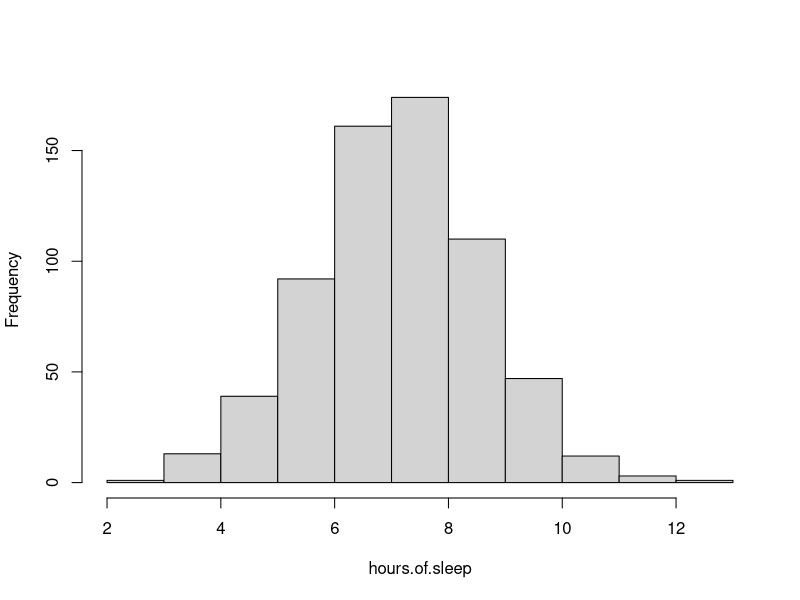
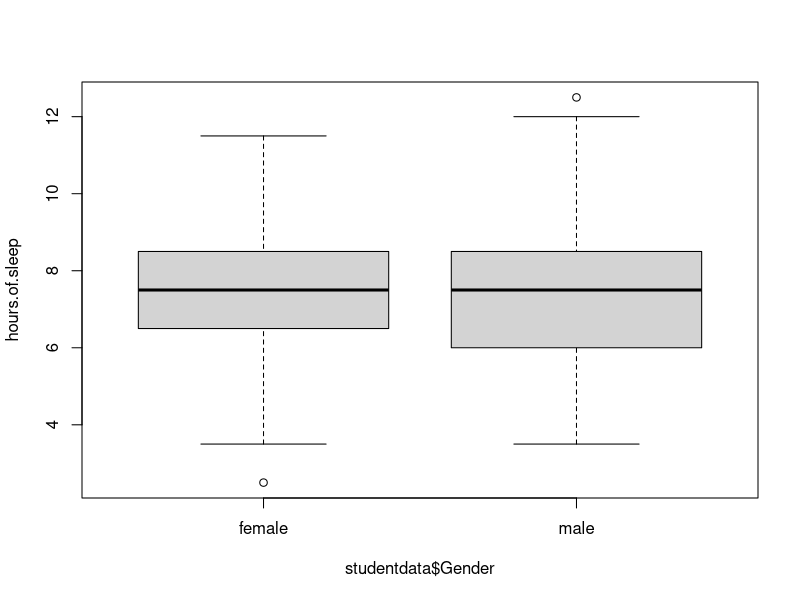
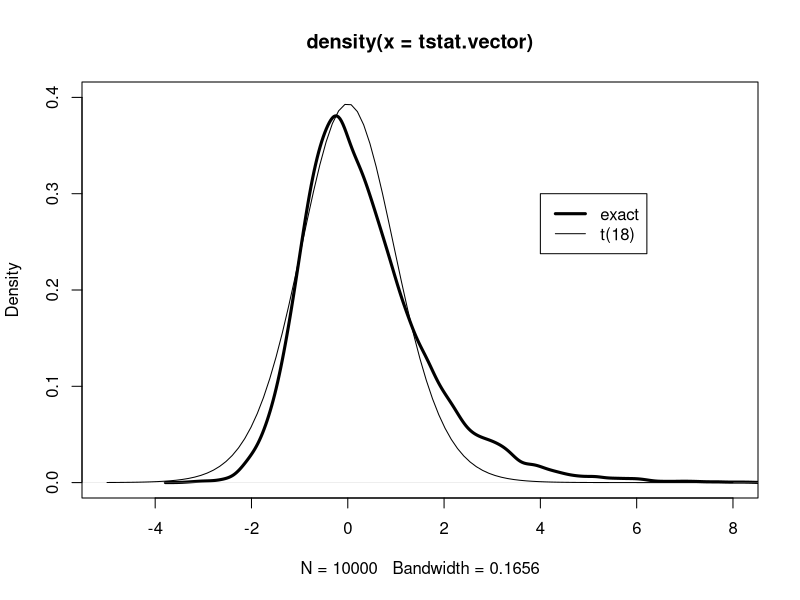
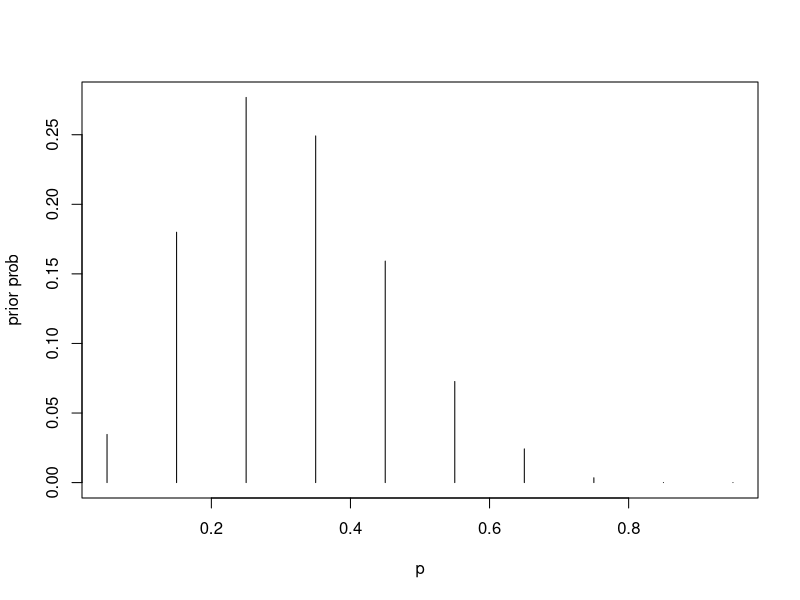
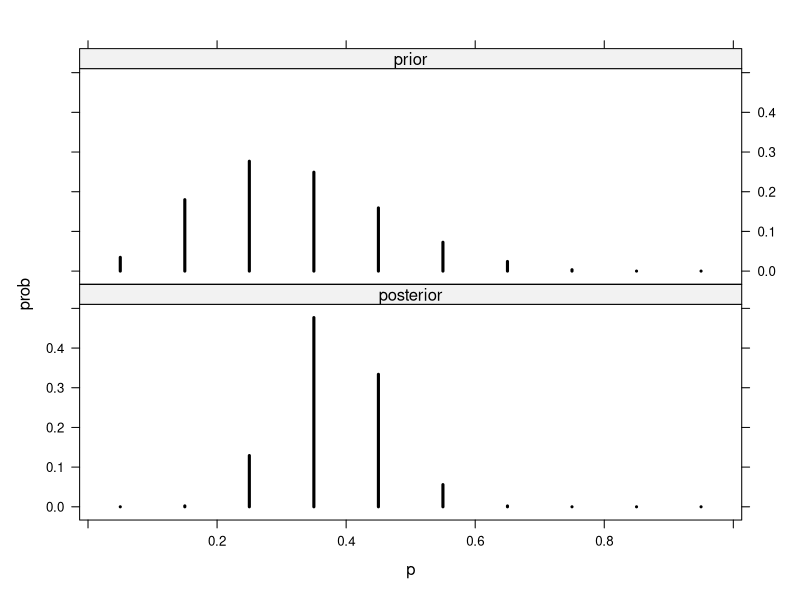
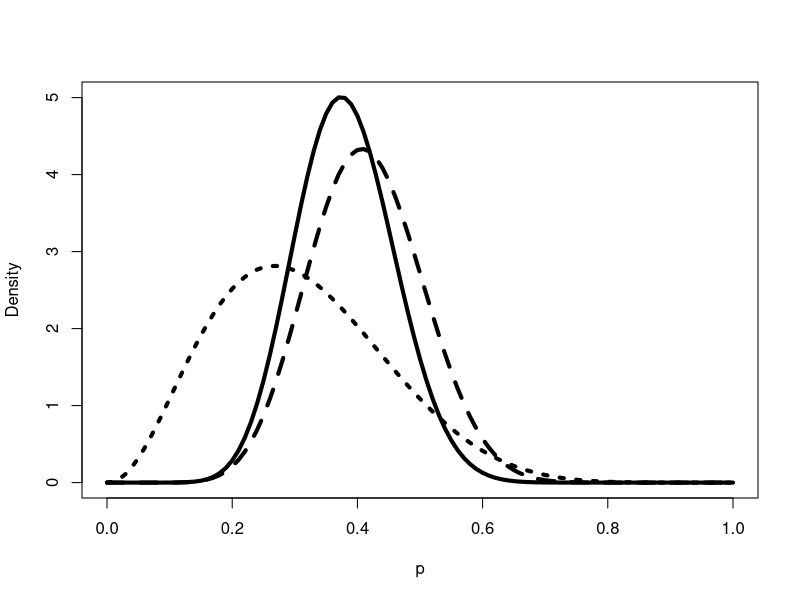
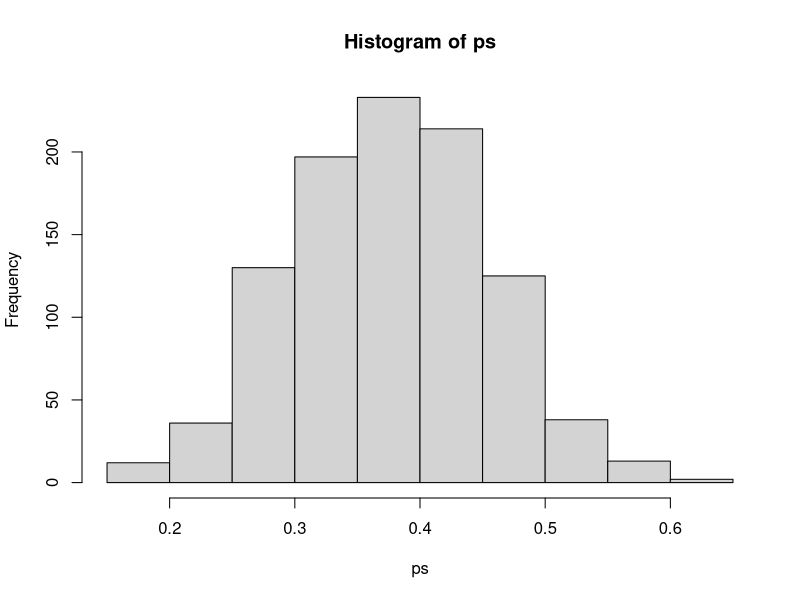
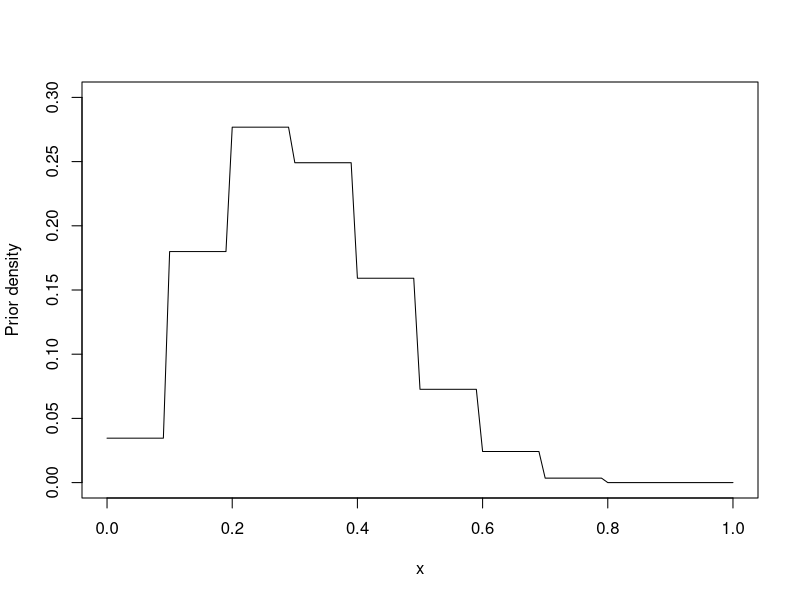

The R script that drew these images, in order:
library(LearnBayes)
data(studentdata)

head(studentdata)
table(studentdata$Drink)

studentdata$Wakeup
hours.of.sleep <- studentdata$WakeUp - studentdata$ToSleep
summary(hours.of.sleep)
head(hours.of.sleep)
hist(hours.of.sleep, main= "")

boxplot(hours.of.sleep ~ studentdata$Gender)

fit <- lm(hours.of.sleep ~ studentdata$ToSleep)
fit

# calculate the t-stat

x = rnorm(10, mean = 50, sd = 10)
y = rnorm(10, mean = 50, sd = 10)

m = length(x)
n = length(y)

sp = sqrt(((m-1)*sd(x)^2+(n-1)*sd(y)^2)/(m + n -2))
t.stat = sqrt(mean(x)-mean(y))/(sp*sqrt(1/m+1/n))

tstatistic = function(x, y){
	m = length(x)
    n = length(y)

    sp = sqrt(((m-1)*sd(x)^2+(n-1)*sd(y)^2)/(m + n -2))
    t.stat = (mean(x)-mean(y))/(sp*sqrt(1/m+1/n))

    return(t.stat)
}

data.x = c(1,4,3,6,5)
data.y = c(5,4,7,6,10)

mean(data.x)
mean(data.y)

tstatistic(data.x, data.y)

#monte carlo simulation for t-stat, number of rejections/total number

alpha = 0.1; m = 10; n = 10 # sets alpha, m , n
N = 10000                   # sets number of simulations
n.reject = 0 				#counter for number of rejections, start at 0

for(i in 1:N){
	x = rnorm(m, mean = 0, sd = 1) #simulate xs from pop 1
	y = rnorm(n, mean = 0, sd = 1) #simulate xs from pop 2
	t.stat = tstatistic(x,y)       #computes the tstat

	if(abs(t.stat)>qt(1-alpha/2, n + m - 2)) #reject if |T| exceeds critical pt
		n.reject = n.reject + 1
}

true.sig.level = n.reject/N #proportion of rejections
true.sig.level

# Can change things around to do comparisons
# normal pops
x = rnorm(m, mean = 0, sd = 1) 
y = rnorm(n, mean = 0, sd = 1)

#normal pops with zero means and different variance
x = rnorm(m, mean = 0 , sd = 1)
y = rnorm(n, mean = 0, sd = 10)

#T populations
x = rt(m, df = 4)
y = rt(n, df = 4)

#exponential pops
x = rexp(m, rate = 1)
y = rexp(m, rate = 1)

#mixture
x = rnorm(m, mean = 10, sd = 2)
y = rexp(n , rate = 1/10)

m = 10; n = 10 
my.tsimulation = function()
tstatistic(rnorm(m, mean = 10, sd = 2), rexp(n, rate = 1/10))

tstat.vector = replicate(10000, my.tsimulation())
plot(density(tstat.vector), xlim = c(-5, 8), ylim = c(0, .4), lwd = 3)
curve(dt(x, df = 18), add = TRUE)
legend(4, .3, c("exact", "t(18)"), lwd = c(3,1))

binomial.conf.interval = function(y,n){
	z = qnorm(0.95)
	phat = y/n
	se = sqrt(phat*(1-phat)/n)
	return(c(phat-z*se, phat+z*se))
}

?rbinom
y = rbinom(n = 1, size = 20, prob = 0.5)
y

binout = replicate(20, binomial.conf.interval(y, 20))
binout

# chapter 2

# discrete priors over a grid
p = seq(0.05, 0.95, by = 0.1)
prior = c(1, 5.2, 8, 7.2, 4.6, 2.1, 0.7, 0.1, 0, 0)
prior = prior/sum(prior)

plot(p, prior, type = "h", ylab= "prior prob")

data = c(11,16)
post = pdisc(p, prior, data)
round(cbind(p, prior, post), 2)

library(lattice)
PRIOR = data.frame("prior", p, prior)
POST  = data.frame("posterior", p , post)
names(PRIOR) = c("Type", "p", "prob")
names(POST) = c("Type", "p", "prob")
data = rbind(PRIOR, POST)

xyplot(prob~p|Type, data = data, layout = c(1,2),
	type = "h", lwd = 3, col = "black")

a = 3.26; b = 7.19; s = 11; f = 16;
curve(dbeta(x, a+s, b+f), from = 0, to = 1, xlab = "p", ylab = "Density", lty = 1, lwd = 4)
curve(dbeta(x, s+1, f+1), add = TRUE, lty = 2, lwd = 4)
curve(dbeta(x, a, b), add = TRUE, lty = 3, lwd = 4)

#calculate the posterior that the proportion of heavy sleepers is greater than 0.5?
1 - pbeta(0.5, a + s, b + f)
# this probability is small

# calculate the 95% CI, this is exact
qbeta(c(0.05, 0.95), a + s, b + f)

# or we could do simulations to get the calculated values
ps = rbeta(1000, a + s, b + f)
hist(ps)
sum(ps >= 0.5)/1000
# calculate the 90 interval from the simulated samples
quantile(ps, c(0.05, 0.95))

# use the histprior function in learnbayes
# create a grid and then calculate the posterior over the grid
midpt = seq(0.05, 0.95, by = 0.1) # set up the grid
prior = c(1, 5.2, 8, 7.2, 4.6, 2.1, 0.7, 0.1, 0, 0) # prior weights on the grid
prior = prior/sum(prior)
prior

curve(histprior(x, midpt, prior), from = 0, to = 1, ylab = "Prior density", ylim = c(0, 0.3))
# take a look at the blocky grid

curve(histprior(x, midpt, prior)*dbeta(x, s + 1, f + 1), from = 0, to = 1, ylab = "post density")
p = seq(0, 1, length = 500)
p
post = histprior(p, midpt, prior)*dbeta(p, s+1, f+1)
post = post/sum(post)

# sample with replacement 
ps = sample(p, replace = TRUE, prob = post)
hist(ps)

# output vector
p = seq(0.05, 0.95, by = .1)
prior = c(1, 5.2, 8, 7.2, 4.6, 2.1, 0.7, 0.1, 0, 0 )
prior = prior/sum(prior)
m = 20; ys = 0:20
pred = pdiscp(p, prior, m , ys)
round(cbind(0:20, pred), 3)

# beta prior
ab = c(3.26, 7.19)
m = 20; ys = 0:20
pred = pbetap(ab, m, ys)

#simulate draws from the prior and store them
p = rbeta(1000, 3.26, 7.19)
y = rbinom(1000, 20, p)
freq = table(y) # save the frequencies out of 1000 draws on y
ys = as.integer(names(freq))
predprob = freq/sum(freq)

plot(ys, predprob, type = "h", xlab = "y")
dist = cbind(ys, predprob)
dist 

covprob = 0.9
discint(dist, covprob)

## Chapter 3
## Known means but unknown variance
data(footballscores)

d = footballscores$favorite - footballscores$underdog - footballscores$spread
n = length(d)
v = sum(d^2)

# simulate draws from the chisquared dist 
P = rchisq(1000, n )/v
s = sqrt(1/P)
hist(s ,main = "") # take a look at the simulated sample standard deviation of game outcomes
# and point spreads

quantile(s, probs = c(0.025, 0.5, 0.975))

# hospital example
alpha = 16; beta = 15174; # these are the priors on the gamma distribution
yobs = 1; ex = 66 # this hospital has one death in 66 heart transplants
y = 1:10 # predictive density after observing 10 more heart transplants
lam = alpha/beta
py = dpois(y, lam*ex)*dgamma(lam, shape = alpha, rate = beta)/dgamma(lam, shape = alpha + y, rate = beta + ex)
cbind(y, round(py, 3))

# we can simulate the posterior density
lambdaA = rgamma(1000, shape = alpha + yobs, rate = beta + ex)
hist(lambdaA)

# now lets take a look at another hospital with more surgeries 
ex = 1767; yobs = 4
y = 0:10

py = dpois(y, lam*ex)*dgamma(lam, shape = alpha, rate = beta)/dgamma(lam, shape = alpha + y, rate = beta + ex)
cbind(y, round(py, 3))

lambdaB = rgamma(1000, shape = alpha + yobs, rate = beta + ex)

# now take a look at the comparisons between the prior and posterior of each hospital where the first 
# hospital has less experience with surgeries, while the second hospital has much more experience
# you will see that for hospital 2 there is less influence of the prior.

par(mfrow = c(2, 1))
plot(density(lambdaA), main = "HOSPITAL A", xlab = "lambdaA", lwd = 3)
curve(dgamma(x, shape = alpha, rate = beta), add = TRUE)
legend("topright", legend = c("prior", "posterior", lwd = c(1,3)))


plot(density(lambdaB), main = "HOSPITAL B", xlab = "lambdaB", lwd = 3)
curve(dgamma(x, shape = alpha, rate = beta), add = TRUE)
legend("topright", legend = c("prior", "posterior", lwd = c(1,3)))

mu = 100
tau = 12.16
sigma = 15
n = 4
se = sigma/sqrt(n)
ybar = c(110, 125, 140) # observed IQ test scores
tau1 = 1/sqrt(1/se^2 + 1/tau^2)
mu1 = (ybar/se^2 + mu/tau^2)* tau1^2
summ1 = cbind(ybar, mu1, tau1)
summ1

# choose another prior with the same median, 100, but from a t distribution
tscale = 20/qt(0.95, 2)
tscale

# compare the normal vs. the t dist, notice the t density has sig flatter tails
par(mfrow= c(1, 1))
curve(1/tscale*dt((x - mu)/tscale, 2), 
	from = 60, to = 140, xlab = "theta", ylab = "Prior Density")
curve(dnorm(x, mean = mu, sd = tau), add = TRUE, lwd = 3)
legend("topright", legend = c("t density", "normal density"), lwd = c(1, 3))

# use the discrete distribution to compute the posterior mean and posterior sd

norm.t.compute = function(ybar){
	theta = seq(60, 180, length = 500)
	like  = dnorm(theta, mean = ybar, sd = sigma/sqrt(n))
	prior = dt((theta - mu)/tscale, 2)
	post  = prior*like
	post  = post/sum(post)
	m     = sum(theta * post)
	s     = sqrt(sum(theta^2 * post) - m^2)
	c(ybar, m, s)
}

summ2 = t(sapply(c(110, 125, 140), norm.t.compute))
summ2
#      [,1]     [,2]      [,3]
# [1,]  110 78.58024 1.4010641
# [2,]  125 78.96803 1.0361267
# [3,]  140 79.19416 0.8179035

dimnames(summ2)[[2]] = c("ybar", "mu1 t", "tau1 t")
summ2
cbind(summ1, summ2) # compare the posteriors for each of the prior distributions

theta = seq(60, 180, length = 500)
normpost = dnorm(theta, mu1[3], tau1)
normpost = normpost/sum(normpost)
plot(theta, normpost, type = "l", lwd = 3, ylab = "Post Density")
like = dnorm(theta, mean = 140, sd = sigma/sqrt(n))
prior = dt((theta - mu)/tscale, 2)
tpost = prior * like / sum(prior * like)
lines(theta, tpost)
legend("topright", legend = c("t prior", "normal prior"), lwd = c(1, 3))

# 3.5 mixtures of conjugate priors- example is the coin is biased
probs = c(.5, .5)
beta.par1 = c(6, 14)
beta.par2 = c(14, 6)

betapar = rbind(beta.par1, beta.par2)
data = c(7, 3)
post = binomial.beta.mix(probs, betapar, data)
post

# the prior contains 2 humps on the data
curve(post$probs[1]*dbeta(x, 13, 17) + post$probs[2]*dbeta(x, 21, 9), 
	from = 0, to = 1, lwd = 3, xlab = "P", ylab = "DENSITY")
curve(.5*dbeta(x, 6, 12) + .5*dbeta(x, 12, 6), 0, 1, add = TRUE) #
legend("topleft", legend = c("Prior", "posterior"), lwd = c(1,3))

# test if coin is fair given data
pbinom(5, 20, 0.5)

n = 20; y = 5; a = 10; p = 0.5
m1 = dbinom(y, n , p)* dbeta(p, a, a)/dbeta(p, a + y, a + n - y)
lambda = dbinom(y, n , p )/(dbinom(y, n, p ) + m1)
lambda
pbetat(p, .5, c(a, a), c(y, n - y))

prob.fair = function(log.a){
	a = exp(log.a);
	m2 = dbinom(y, n , p)* dbeta(p, a, a)/dbeta(p, a + y, a + n - y);
	dbinom(y, n, p)/(dbinom(y, n, p) + m2)
}

n = 20; y = 5; p = 0.5; 
curve(prob.fair(x), from = -4, to = 5, xlab = "log a", ylab = "Prob(coin is fair)", lwd = 2)
# this cannot be interpreted that the pvalue is the probability of fairness

# Chapter 4
# normal data with both parameters unknown, mean and variance
data(marathontimes)
head(marathontimes)

#set up the grid
d = mycontour(normchi2post, c(220, 330, 500, 9000), marathontimes$time, xlab = "mean", ylab = "variance" )
S = sum((marathontimes$time - mean(marathontimes$time))^2)
n = length(marathontimes$time)
sigma2 = S/rchisq(1000, n - 1)
mu = rnorm(1000, mean = mean(marathontimes$time), sd = sqrt(sigma2)/sqrt(n))

points(mu, sigma2)
quantile(mu, c(0.025, 0.975)) # means
quantile(sqrt(sigma2), c(0.025, 0.975)) # SD

# Dirichlet distribution for presidentail elections
alpha = c(728, 548, 138)
theta = rdirichlet(1000, alpha)
hist(theta[, 1] - theta[, 2], main = "") # compare bush vs. dukakis

# compare obama vs. mccain
data(election.2008)
head(election.2008)
attach(election.2008)

prob.Obama = function(j){
	p = rdirichlet(5000, 500*c(M.pct[j], O.pct[j], 100 - M.pct[j] - O.pct[j])/100 + 1)
	mean(p[,2]>p[,1])
}
Obama.win.probs = sapply(1:51, prob.Obama)

#now using a simulation of a biased coin
sim.election = function(){
	winner = rbinom(51, 1, Obama.win.probs)
	sum(EV*winner)
}
sim.EV = replicate(1000, sim.election())

hist(sim.EV, min(sim.EV):max(sim.EV), col = "blue")
abline(v = 365, lwd = 3)
text(375, 30, "Actual \n Obama \n total")


x = c(-0.86, -0.3, -0.05, 0.73)
n = c(5, 5, 5, 5)
y = c(0, 1, 3, 5)

data = cbind(x, n , y)
response = cbind(y, n - y)
results = glm(response ~ x, family = binomial)
summary(results)

# we want to put priors on this
beta.select(list(p = .5, x = .2), list(p = .9, x = .5))
beta.select(list(p = .5, x = .8), list(p = .9, x = .98))

prior = rbind(c(-0.7, 4.68, 1.12), 
	c(0.6, 2.10, 0.74))
data.new = rbind(data, prior)
mycontour(logisticpost, c(-3, 3, -1, 9), data.new, xlab = "beta0")
s = simcontour(logisticpost, c(-2, 3, -1, 11), data.new, 1000)
points(s)
plot(density(s$y), xlab = "beta1")

theta = -s$x/s$y
hist(theta, xlab = "LD-50", breaks = 20)

sigma = c(2, 1, .5, .25)
plo   = 0.0001; phi = .9999
